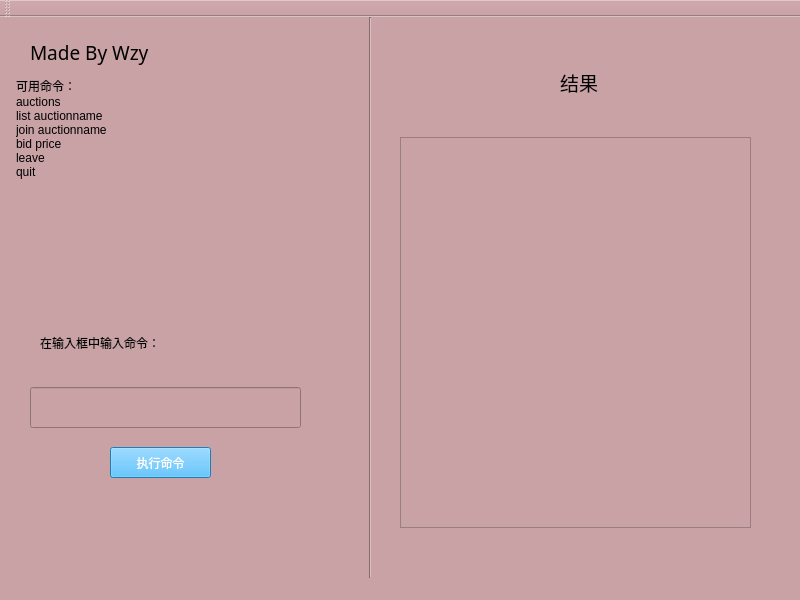
<?xml version="1.0" encoding="UTF-8"?>
<ui version="4.0">
 <class>Server</class>
 <widget class="QMainWindow" name="Server">
  <property name="geometry">
   <rect>
    <x>0</x>
    <y>0</y>
    <width>800</width>
    <height>600</height>
   </rect>
  </property>
  <property name="windowTitle">
   <string>客户端界面</string>
  </property>
  <property name="styleSheet">
   <string notr="true">font: 57 9pt &quot;Source Code Pro Medium&quot;;
background-color: rgb(200, 162, 165);</string>
  </property>
  <widget class="QWidget" name="centralwidget">
   <widget class="QLabel" name="label">
    <property name="geometry">
     <rect>
      <x>30</x>
      <y>20</y>
      <width>171</width>
      <height>31</height>
     </rect>
    </property>
    <property name="font">
     <font>
      <family>Source Code Pro Medium</family>
      <pointsize>14</pointsize>
      <weight>7</weight>
      <italic>false</italic>
      <bold>false</bold>
     </font>
    </property>
    <property name="styleSheet">
     <string notr="true">font: 57 14pt &quot;Source Code Pro Medium&quot;;</string>
    </property>
    <property name="text">
     <string>Made By Wzy</string>
    </property>
   </widget>
   <widget class="QPushButton" name="pushButton">
    <property name="geometry">
     <rect>
      <x>110</x>
      <y>430</y>
      <width>101</width>
      <height>31</height>
     </rect>
    </property>
    <property name="styleSheet">
     <string notr="true">color: rgb(255, 255, 255);
background-color: rgb(46, 175, 255);</string>
    </property>
    <property name="text">
     <string>执行命令</string>
    </property>
   </widget>
   <widget class="QLineEdit" name="lineEdit">
    <property name="geometry">
     <rect>
      <x>30</x>
      <y>370</y>
      <width>271</width>
      <height>41</height>
     </rect>
    </property>
   </widget>
   <widget class="QWidget" name="formLayoutWidget">
    <property name="geometry">
     <rect>
      <x>10</x>
      <y>60</y>
      <width>321</width>
      <height>201</height>
     </rect>
    </property>
    <layout class="QFormLayout" name="formLayout">
     <item row="0" column="1">
      <widget class="QLabel" name="label_2">
       <property name="autoFillBackground">
        <bool>false</bool>
       </property>
       <property name="styleSheet">
        <string notr="true">font: 11pt &quot;微软雅黑&quot;;</string>
       </property>
       <property name="text">
        <string>可用命令：
auctions
list auctionname
join auctionname
bid price
leave
quit</string>
       </property>
       <property name="wordWrap">
        <bool>true</bool>
       </property>
      </widget>
     </item>
    </layout>
   </widget>
   <widget class="QLabel" name="label_3">
    <property name="geometry">
     <rect>
      <x>40</x>
      <y>310</y>
      <width>211</width>
      <height>31</height>
     </rect>
    </property>
    <property name="text">
     <string>在输入框中输入命令：</string>
    </property>
   </widget>
   <widget class="QTextEdit" name="textEdit">
    <property name="geometry">
     <rect>
      <x>400</x>
      <y>120</y>
      <width>351</width>
      <height>391</height>
     </rect>
    </property>
   </widget>
   <widget class="QLabel" name="label_4">
    <property name="geometry">
     <rect>
      <x>560</x>
      <y>40</y>
      <width>51</width>
      <height>51</height>
     </rect>
    </property>
    <property name="baseSize">
     <size>
      <width>0</width>
      <height>0</height>
     </size>
    </property>
    <property name="font">
     <font>
      <family>Source Code Pro</family>
      <pointsize>14</pointsize>
      <weight>50</weight>
      <italic>false</italic>
      <bold>false</bold>
     </font>
    </property>
    <property name="styleSheet">
     <string notr="true">font: 14pt &quot;Source Code Pro&quot;;</string>
    </property>
    <property name="text">
     <string>结果</string>
    </property>
   </widget>
   <widget class="Line" name="line">
    <property name="geometry">
     <rect>
      <x>360</x>
      <y>0</y>
      <width>20</width>
      <height>561</height>
     </rect>
    </property>
    <property name="orientation">
     <enum>Qt::Vertical</enum>
    </property>
   </widget>
  </widget>
  <widget class="QMenuBar" name="menubar">
   <property name="geometry">
    <rect>
     <x>0</x>
     <y>0</y>
     <width>800</width>
     <height>25</height>
    </rect>
   </property>
  </widget>
  <widget class="QStatusBar" name="statusbar"/>
  <widget class="QToolBar" name="toolBar">
   <property name="windowTitle">
    <string>toolBar</string>
   </property>
   <attribute name="toolBarArea">
    <enum>TopToolBarArea</enum>
   </attribute>
   <attribute name="toolBarBreak">
    <bool>false</bool>
   </attribute>
  </widget>
 </widget>
 <resources/>
 <connections/>
</ui>
